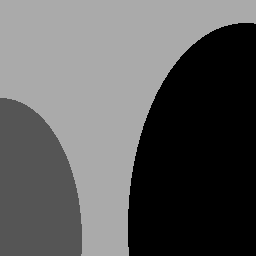
%> input picture data/sy1.bmp, 256 x 256 px
$ octave sy1.m   (GNU Octave 9; MATLAB toolbox functions it lacks are replaced by stand-ins)
%> lines starting %> are read from the running program, lines starting %| are printed output that depends on the picture; in (x1, y1, x2, y2) boxes, pixels count from 0 and x2, y2 are one past the last pixel; in counts of white or black regions, pixels touching at a corner belong together; the program's own positions count from 1
clear; clc;
close all;
% load('../data/assignmentSegmentBrain.mat');
%% performing analysis on sy1
input_image = imread('../data/sy1.bmp');
%> input_image is the input picture: size 256x256 uint8; min 0, max 170, mean 92.5
input_imagefr = input_image;
%% creating input image and image mask
% input_image = rgb2gray(input_image);
input_image = cast(input_image,'double');
%> input_image: size 256x256 double
input_image=input_image./256;

imageMask=ones(size(input_image));

% [4 lines of commented-out code are left out]
[m, n] = size(input_image);
%> m = 256; n = 256

%% plotting initial image
figure();
imshow(input_image);
%% introducing noise
input_image_noisy=imnoise(input_image,'gaussian',0.001).*imageMask;
input_image_noisyfr=imnoise(input_imagefr,'gaussian',0.03);
imshow(input_image_noisy);


%% modifying image for better k-means classification
% [4 lines of commented-out code are left out]

%% k-means initialization (repeat till we get -1 as a mean and with no warnings of non-convergence under 100 iterations)
[init_labels, init_means] = kmeans(reshape(input_image_noisy, [m*n, 1]), 3);
%> init_means = [0.0407; 0.679; 0.369]

% [8 lines of commented-out code are left out]

init_labels = reshape(init_labels,[m,n]);
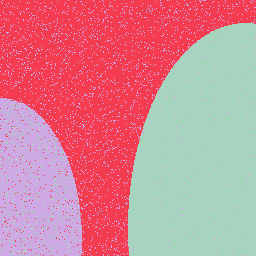
%> init_labels: size 256x256 double; 3 distinct labels, from 1 to 3; one colour per label, 0 black

% plotting k-means image
k_means_img = zeros(m,n);
for k = 1:3
    k_means_img(init_labels == k) = init_means(k);
end
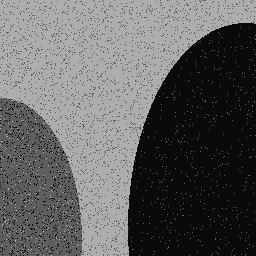
%> k_means_img: size 256x256 double; min 0.0407, max 0.679, mean 0.377
figure();
imshow(k_means_img);

%% changing data format to operate FCM, keeping binary labelling
means = [];
memberships = [];
for k=1:3
    if (init_means(k) ~= -1)
        mean = init_means(k);
        means = [means; mean];
        tmp = zeros(m, n);
        tmp(init_labels == k) = 1;
        memberships = cat(3, memberships, tmp);
    end
end
%> this loop made 3 passes
%> (mean, means) on passes 1 to 3: (0.0407, 0.0407), (0.679, [0.0407; 0.679]), (0.369, [0.0407; 0.679; 0.369])
%> pass 1, `memberships = cat(3, memberships, tmp);`:
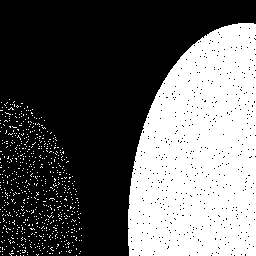
%> memberships: size 256x256 double; values 0 (black) and 1 (white), 38.4% white; 660 white regions (659 under 20 px), largest, box (x1, y1, x2, y2) and area: (128, 23, 256, 256) 24127
%> after the loop:
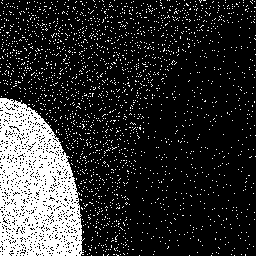
%> tmp: size 256x256 double; values 0 (black) and 1 (white), 18.5% white; 2181 white regions (2180 under 20 px), largest, box (x1, y1, x2, y2) and area: (0, 98, 85, 256) 9155
%% performing fcm
q = 2;
[img_fcm, means_fcm, memberships_fcm, obj_vals_fcm, n_iter_fcm] = fcm(input_image_noisy, q, means, imageMask, memberships);
%% plotting fcm images and obj_func vs iterations

for k = 1:3
    figure();
    imshow(img_fcm(:,:,k));
end
figure();
plot(obj_vals_fcm);

%% displaying accuracy of fcm
labelled_img_fcm = get_labelled_img(img_fcm, means_fcm);
mse_fcm = get_accuracy(input_image,labelled_img_fcm);
imshow(labelled_img_fcm);
display(mse_fcm);
%% performing fcm_s
q = 2;
alpha = 1;
[img_fcm_s, means_fcm_s, memberships_fcm_s, obj_vals_fcm_s, n_iter_fcm_s] = fcm_s(input_image_noisy, q, alpha, means, imageMask, memberships,3);
% [190 lines not run here, left out]
function wts = weights(n)
    x=n^2-1;
    wts=ones(n,n)*(1/x);
    t=(n+1)/2;
    wts(t,t)=0;
end
function objfunc = get_objfunc_fcm(img, img_mask, q, means, memberships)
%> called with q = 2, means = [0.0407; 0.679; 0.369]
    objfunc = 0;
    for k = 1:length(means)
        mean = means(k);
        membership = memberships(:,:,k);
%         XX=mean.*img_mask;
        %disp(((img - mean.*img_mask).^2));
        objfunc = objfunc + sum(sum((membership.^q).*((img.*img_mask - mean.*img_mask).^2)));
    end
%> this loop made 3 passes
%> (mean, objfunc) on passes 1 to 3: (0.0407, 78.77), (0.679, 290.4), (0.369, 390.5)
end

function means = get_means_fcm(img, img_mask, q, means, memberships)
    for k = 1:length(means)
        membership = memberships(:,:,k);
        mean = sum(sum((membership.^q).*(img.*img_mask)))/sum(sum(membership.^q));
        means(k) = mean;
    end
end

function memberships = get_memberships_fcm(img, img_mask, q, means, memberships)
    for k = 1:length(means)
        mean = means(k);
        d = ((img) - (mean)).^2;
        membership = (1./d).^(1/(q-1));
        membership(img_mask==0) = 0;
        memberships(:,:,k) = membership;
    end
    for i = 1:size(img,1)
        for j = 1:size(img,2)
            %if(img_mask(i,j)==1)
            memberships(i,j,:) = memberships(i,j,:)/sum(memberships(i,j,:));
            %end
        end
    end
end

function [img, means, memberships, obj_vals, n_iter] = fcm(input_image, q, means, imageMask, memberships)
    prev_objfunc = get_objfunc_fcm(input_image, imageMask, q, means, memberships);
%> prev_objfunc = 390.5
    n_iter = 0;
    obj_vals = [];
    obj_vals = [obj_vals prev_objfunc];
%> obj_vals = 390.5

    while(true)
        n_iter = n_iter + 1;
        means = get_means_fcm(input_image, imageMask, q, means, memberships);
        memberships = get_memberships_fcm(input_image, imageMask, q, means, memberships);
        memberships(isnan(memberships))=0;
        curr_objfunc = get_objfunc_fcm(input_image, imageMask, q, means, memberships);
        obj_vals = [obj_vals curr_objfunc];

        if abs(curr_objfunc - prev_objfunc) < 0.00001 || n_iter >= 100
            break;
        end
        prev_objfunc = curr_objfunc;
    end
%> this loop made 20 passes
%> (means, curr_objfunc, prev_objfunc) on passes 9 to 19: ([0.0349; 0.688; 0.382], 299.4, 299.4), ([0.0349; 0.688; 0.382], 299.4, 299.4), ([0.035; 0.688; 0.382], 299.4, 299.4), ([0.035; 0.689; 0.383], 299.4, 299.4), ([0.035; 0.689; 0.383], 299.4, 299.4), ([0.035; 0.689; 0.383], 299.4, 299.4), ([0.035; 0.689; 0.383], 299.4, 299.4), ([0.035; 0.689; 0.383], 299.4, 299.4), ([0.035; 0.689; 0.383], 299.4, 299.4), ([0.035; 0.689; 0.383], 299.4, 299.4), ([0.035; 0.689; 0.383], 299.4, 299.4)
%> (means, curr_objfunc, obj_vals, prev_objfunc) on passes 1 to 6: ([0.0407; 0.679; 0.369], 301.8, [390.5 301.8], 301.8), ([0.0349; 0.684; 0.373], 299.8, [390.5 301.8 299.8], 299.8), ([0.0342; 0.686; 0.375], 299.6, [390.5 301.8 299.8 299.6], 299.6), ([0.0343; 0.687; 0.377], 299.5, [390.5 301.8 299.8 299.6 299.5], 299.5), ([0.0345; 0.688; 0.379], 299.4, [390.5 301.8 299.8 299.6 299.5 299.4], 299.4), ([0.0346; 0.688; 0.38], 299.4, [390.5 301.8 299.8 299.6 299.5 299.4 299.4], 299.4)
%> memberships: size 256x256x3 double
%> after the loop, n_iter = 20; obj_vals = 21 values, max 390.5 at index 1, min 299.4 at index 21, mean 303.9

    img = zeros(size(input_image,1),size(input_image,2),length(means));

    for i = 1:size(input_image,1)
        for j = 1:size(input_image,2)
            if imageMask(i,j)==1
                [~,max_ind] = max(memberships(i,j,:));
                img(i,j,max_ind) = 1;
            end
        end
    end
%> after the loop, max_ind = 1
%> `[img_fcm, means_fcm, memberships_fcm, obj_vals_fcm, n_iter_fcm] = fcm(..`: means_fcm = [0.035; 0.689; 0.383]; obj_vals_fcm has the same summary as obj_vals in fcm; n_iter_fcm = 20
%> `plot(obj_vals_fcm);`:
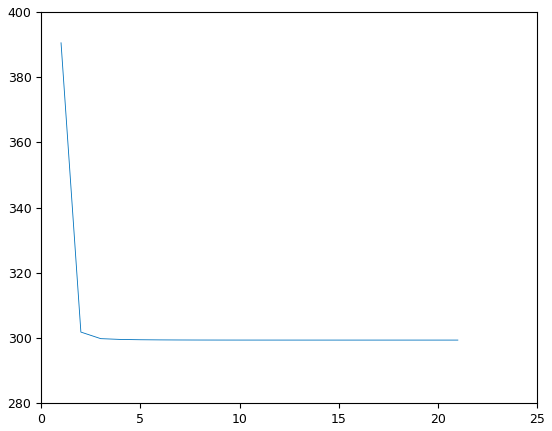
%> figure redrawn from the program's plot data; curve peaks at x = 1, y = 390.5
%> the loop in get_labelled_img, `for k = 1:length(means)` made 3 passes
%> mean on passes 1 to 3: 0.035, 0.689, 0.383
%> in get_accuracy, `acc = sum(sum((img1-img2).^2));`: acc = 508.1
%| mse_fcm = 508.13

end

function objfunc = get_objfunc_fcm_s(img, img_mask, q, alpha, means, memberships,wb,wbs)
    objfunc = 0;
    for k = 1:length(means)
        mean = means(k);
        membership = memberships(:,:,k);
        objfunc = objfunc + sum(sum((membership.^q).*((img.*img_mask - mean.*img_mask).^2)));
        vi=mean.*img_mask;
        dj=vi.^2+wbs-2*vi.*wb;

        objfunc = objfunc + ( alpha * sum(sum((membership.^q).*(dj))) );
        % [10 lines of commented-out code are left out]
    end
end

function means = get_means_fcm_s(img, img_mask, q, alpha, means, memberships,wb,wbs)
    for k = 1:length(means)
        membership = memberships(:,:,k);

        mean = sum(sum((membership.^q).*((img + (alpha).*wb).*img_mask)))/((1+alpha)*sum(sum(membership.^q)));
        % [9 lines of commented-out code are left out]
        means(k) = mean;
    end
end

function memberships = get_memberships_fcm_s(img, img_mask, q, alpha, means, memberships,wb,wbs)
    for k = 1:length(means)
        mean = means(k);
        d = (((img.*img_mask) - (mean.*img_mask)).^2);

        vi=mean.*img_mask;
        dj=vi.^2+wbs-2*vi.*wb;

        d = d + ( (alpha).*(dj) );

        % [10 lines of commented-out code are left out]
        membership = (1./d).^(1/(q-1));
        membership(img_mask==0) = 0;
        memberships(:,:,k) = membership;
    end
    for i = 1:size(img,1)
        for j = 1:size(img,2)
            if(img_mask(i,j)==1)
                memberships(i,j,:) = memberships(i,j,:)/sum(memberships(i,j,:));
            end
        end
    end
end

function [img, means, memberships, obj_vals, n_iter] = fcm_s(input_image, q, alpha, means, imageMask, memberships,n)
%> called with q = 2, alpha = 1, means = [0.0407; 0.679; 0.369], n = 3
    wts=weights(n);
    wb=conv2(input_image,wts,'same');
    wbs=conv2(input_image.^2,wts,'same');
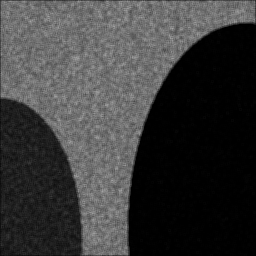
%> wbs: size 256x256 double; min 0, max 0.658, mean 0.229
    prev_objfunc =  get_objfunc_fcm_s(input_image, imageMask, q, alpha, means, memberships,wb,wbs);
%> the loop in get_objfunc_fcm_s, `for k = 1:length(means)` made 3 passes
%> (mean, objfunc) on passes 1 to 3: (0.0407, 306.5), (0.679, 962.5), (0.369, 1477.7)
%> prev_objfunc = 1477.7
    n_iter = 0;
    obj_vals = [];
    obj_vals = [obj_vals prev_objfunc];
%> obj_vals = 1477.7
%> the run ends on the next line
    while(true)
        n_iter = n_iter + 1;
        means = get_means_fcm_s(input_image, imageMask, q, alpha, means, memberships,wb,wbs);
        memberships = get_memberships_fcm_s(input_image, imageMask, q, alpha, means, memberships,wb,wbs);

        curr_objfunc = get_objfunc_fcm_s(input_image, imageMask, q, alpha, means, memberships,wb,wbs);
        obj_vals = [obj_vals curr_objfunc];

        if abs(curr_objfunc - prev_objfunc) < 0.00001 || n_iter >= 100
            break;
        end
        prev_objfunc = curr_objfunc;
    end

    img = zeros(size(input_image,1),size(input_image,2),length(means));

    for i = 1:size(input_image,1)
        for j = 1:size(input_image,2)
            if imageMask(i,j)==1
                [~,max_ind] = max(memberships(i,j,:));
                img(i,j,max_ind) = 1;
            end
        end
    end
end

% [72 lines left out: functions get_objfunc_fcm_s1, get_means_fcm_s1, get_memberships_fcm_s1, fcm_s1, not called in this run]
% [9 lines of commented-out code are left out]
function img = get_labelled_img(input_image,means)
    img = zeros(size(input_image,1),size(input_image,2));

    for k = 1:length(means)
        inpt = input_image(:,:,k);
        mean = means(k);
        img = img + inpt.*mean;
    end
end
function acc = get_accuracy(img1, img2)
    acc = sum(sum((img1-img2).^2));
end
